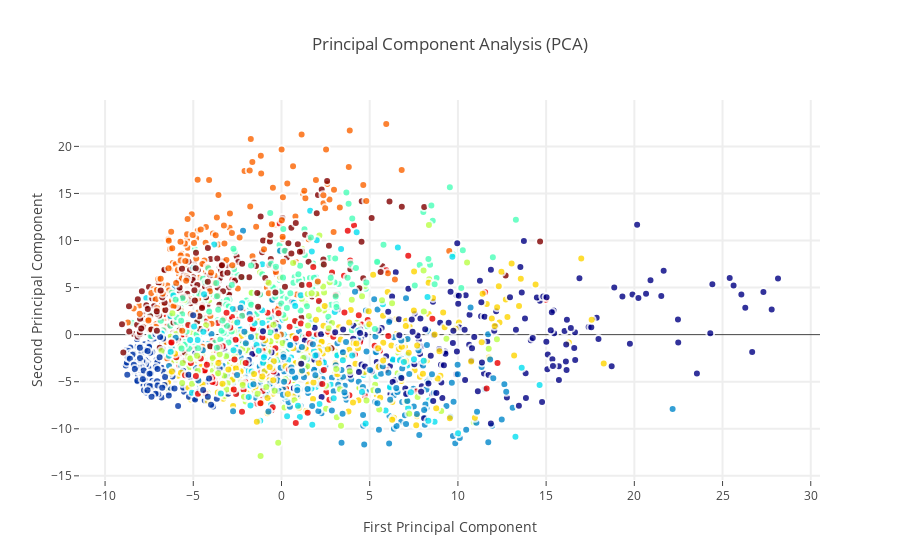

The notebook cell saved with this chart:
### Markdown cell above
###Interactive visualisations of PCA representation

When it comes to these dimensionality reduction methods, scatter plots are most commonly implemented because they allow for great and convenient visualisations of clustering ( if any existed ) and this will be exactly what we will be doing as we plot the first 2 principal components as follows:

### Code cell
trace0 = go.Scatter(
    x = X_5d[:,0],
    y = X_5d[:,1],
    name = Target,
    hoveron = Target,
    mode = 'markers',
    text = Target,
    showlegend = False,
    marker = dict(
        size = 8,
        color = Target,
        colorscale ='Jet',
        showscale = False,
        line = dict(
            width = 2,
            color = 'rgb(255, 255, 255)'
        ),
        opacity = 0.8
    )
)
data = [trace0]

layout = go.Layout(
    title= 'Principal Component Analysis (PCA)',
    hovermode= 'closest',
    xaxis= dict(
         title= 'First Principal Component',
        ticklen= 5,
        zeroline= False,
        gridwidth= 2,
    ),
    yaxis=dict(
        title= 'Second Principal Component',
        ticklen= 5,
        gridwidth= 2,
    ),
    showlegend= True
)


fig = dict(data=data, layout=layout)
py.iplot(fig, filename='styled-scatter')

### Figure 1 — Plotly figure (JSON) as saved in the notebook; plotly's stock layout.template omitted (floating-point values rounded to 4 significant figures; data arrays with more than 128 entries replaced by an {"elided": "..."} marker saying what was removed)
{"data": [{"hoveron": {"elided": "2000 int values"}, "marker": {"color": {"elided": "2000 int values"}, "colorscale": "Jet", "line": {"color": "rgb(255, 255, 255)", "width": 2}, "opacity": 0.8, "showscale": false, "size": 8}, "mode": "markers", "name": {"elided": "2000 int values"}, "showlegend": false, "text": {"elided": "2000 int values"}, "type": "scatter", "x": {"elided": "2000 float values"}, "y": {"elided": "2000 float values"}}], "layout": {"hovermode": "closest", "showlegend": true, "title": "Principal Component Analysis (PCA)", "xaxis": {"gridwidth": 2, "ticklen": 5, "title": "First Principal Component", "zeroline": false}, "yaxis": {"gridwidth": 2, "ticklen": 5, "title": "Second Principal Component"}}}
